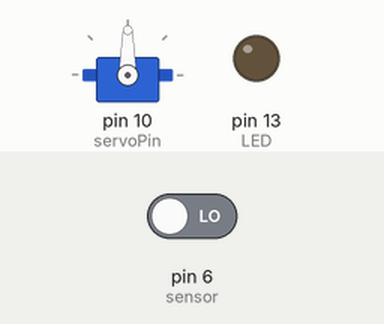
Recording of a sketch running on a simulated Arduino Uno, built with avr-gcc and run on an emulated ATmega328P. On the bench: servo, output pins drawn as LEDs (lit = HIGH). Inputs (shaded band) come from the test bench; at power-on: pin 6 (sensor) LOW.

Above: at 1.2 s.
1.3 s: pin 6 (sensor) driven HIGH
At 2.1 s:
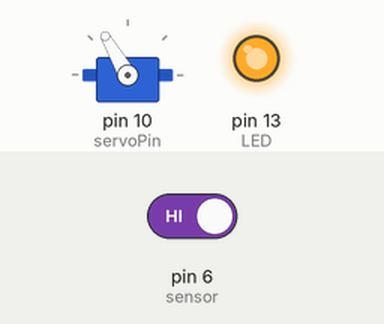
At 3.3 s:
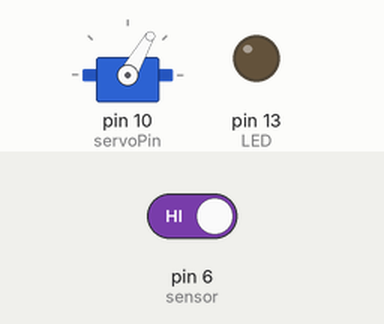
Timing chart, 0 to 10.3 s (numbered marks = the images above; inputs shaded):
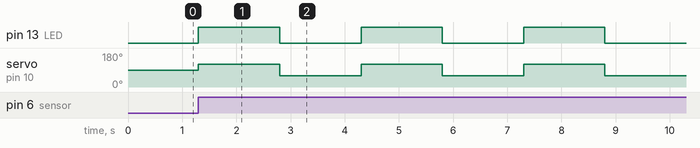

Measured:
- after the input at 1.3 s, pin 13 (LED): alternates HIGH for 1.5 s and LOW for 1.5 s, starting at once; servo on pin 10 (servoPin): alternates 120° for 1.5 s and 60° for 1.5 s, starting at once

The sketch:

code-of-automative_light_on_and_off_project1.ino
```cpp
// C++ code
#include <Servo.h> // include the library that enables me using my servo motor
int sensor = 6; // connect pin # 6 to the OUT or SIGNAl pin of the sound sensor
int servoPin = 10; // connect pin # 10 to the yellow wire of the servo motor
int LED = 13; // connect pin # 13 to the positive or longer leg of a LED
Servo myservo; // defy "myservo" to be the word I will be using throughout my coding process
const int servoMoveDuration = 1500; // the time it takes for the servo to fully turn to the desired angle (approximately)
bool servoBusy = false; // make the current cindition of the servo to be not "BUSY" -- "bull" can be used when the veriable can be only "TRUE" or "FALSE"
unsigned long servoStartTime = 0; // this variable records the time (in milliseconds) when the servo started its movement
void setup() {
  // put your setup code here, to run once:
pinMode(sensor, INPUT); // sound sensor is giving me information so I will set it to be INPUT
pinMode(LED, OUTPUT); // LED is getting something (power) from me so it will be OUTPUT
myservo.attach(servoPin); // identifying on which pin my servo is getting the commands
myservo.write(90); // initial starting angle is 90 degrees
Serial.begin(9600); // for debugging purposes I set serial monitor to 9600, which dictates how fast my communication is.
digitalWrite(LED, LOW); // initially start the program with the LED being off

}

void loop() {
  // put your main code here, to run repeatedly:
int reading = digitalRead(sensor); // read the digital signals sound sensor is sending and record them as "reading"
int status = digitalRead(LED); // check the status of the LED and record the status of the LED as "status"


if (reading == 1 && digitalRead(LED) == LOW && !servoBusy) { // if there is a noise and the LED's status is OFF and the servo motor is not working
myservo.write(120); // turn the servo motor to 120 degree
digitalWrite(LED, HIGH); // turn the LED on
servoStartTime = millis(); // record the time as soon as the servo motor starts moving
servoBusy = true; // make the condition of the servo motor to be working

}
//delay(1000);
if (reading == 1 && digitalRead(LED) == HIGH &&  (millis() - servoStartTime) > servoMoveDuration ) { // if there is a noise and the LED's status is ON and the time after the servo motor started moving is greater than the time it takes for the servo motor to move to the desired angle
myservo.write(60); // turn the servo motor to 60 degree
digitalWrite(LED, LOW); // turn the LED off
servoBusy = false; // make the condition of the servo to be not working
delay(1500); // wait for 1.5 seconds before going over to the next command
}

}
```
